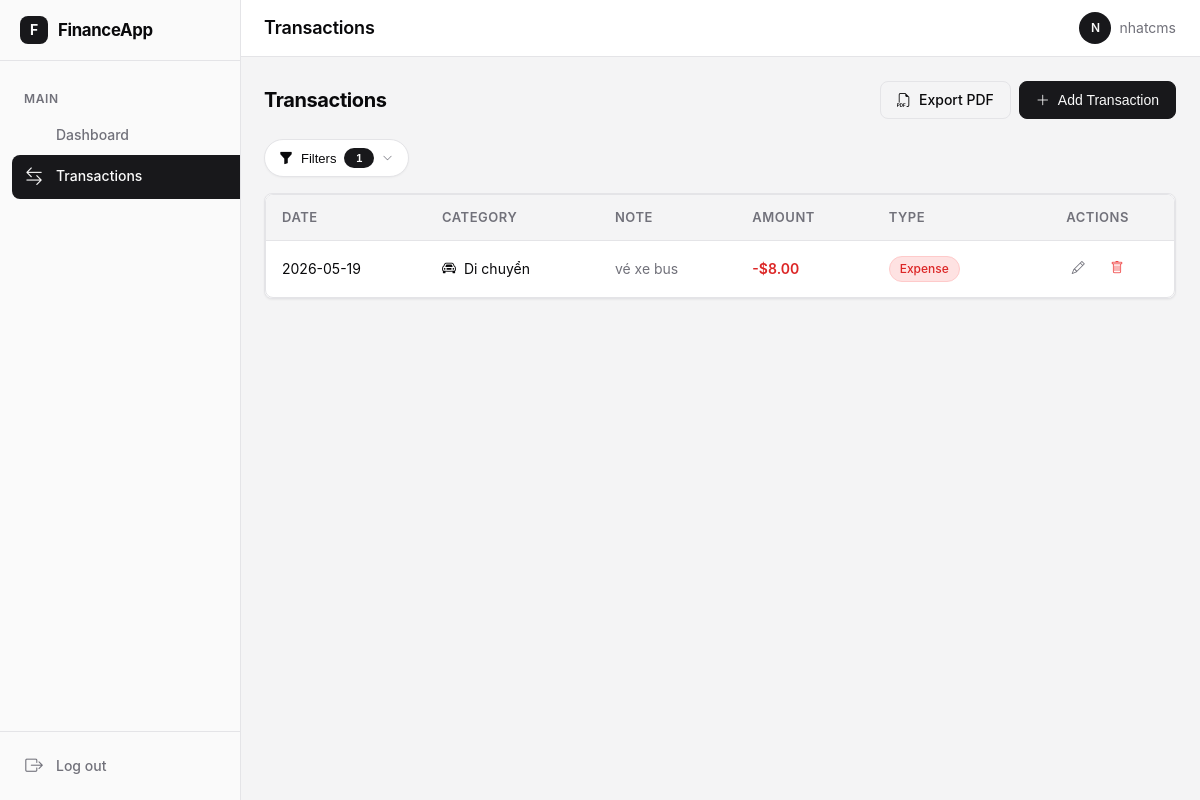
The app's page /transactions?category_id=4 (signed in) with its own data.
### models.py (models this page shows, shortened)
class User(UserMixin, db.Model):
    id = db.Column(db.Integer, primary_key=True)
    username = db.Column(db.String(64), index=True, unique=True)
    email = db.Column(db.String(120), index=True, unique=True)
    password_hash = db.Column(db.String(256))
    transactions = db.relationship('Transaction', backref='author', lazy='dynamic')

class Transaction(db.Model):
    id = db.Column(db.Integer, primary_key=True)
    user_id = db.Column(db.Integer, db.ForeignKey('user.id'))
    category_id = db.Column(db.Integer, db.ForeignKey('category.id'))
    amount = db.Column(db.Float)
    note = db.Column(db.String(200))
    date = db.Column(db.Date, index=True, default=datetime.utcnow().date)
    created_at = db.Column(db.DateTime, default=datetime.utcnow)

class Category(db.Model):
    id = db.Column(db.Integer, primary_key=True)
    name = db.Column(db.String(64))
    type = db.Column(db.String(20)) # 'Income' or 'Expense'
    icon = db.Column(db.String(64)) # Bootstrap icon name
    transactions = db.relationship('Transaction', backref='category', lazy='dynamic')

### app.py (the view)
@app.route('/transactions')
@login_required
def transactions():
    from datetime import date, timedelta
    date_from_str = request.args.get('date_from', '').strip()
    date_to_str = request.args.get('date_to', '').strip()
    type_filter = request.args.get('type', 'All')
    category_id = request.args.get('category_id', '').strip()
    amount_min_str = request.args.get('amount_min', '').strip()
    amount_max_str = request.args.get('amount_max', '').strip()
    note_search = request.args.get('note_search', '').strip()
    today = date.today()
    if date_from_str:
        date_from = datetime.strptime(date_from_str, '%Y-%m-%d').date()
    else:
        date_from = today - timedelta(days=7)
        date_from_str = date_from.strftime('%Y-%m-%d')
    if date_to_str:
        date_to = datetime.strptime(date_to_str, '%Y-%m-%d').date()
    else:
        date_to = today
        date_to_str = date_to.strftime('%Y-%m-%d')
    query = Transaction.query.filter_by(user_id=current_user.id).join(Category)
    query = query.filter(Transaction.date >= date_from, Transaction.date <= date_to)
    if type_filter in ('Income', 'Expense'):
        query = query.filter(Category.type == type_filter)
    if category_id:
        query = query.filter(Transaction.category_id == int(category_id))
    if amount_min_str:
        query = query.filter(Transaction.amount >= float(amount_min_str))
    if amount_max_str:
        query = query.filter(Transaction.amount <= float(amount_max_str))
    if note_search:
        query = query.filter(Transaction.note.ilike(f'%{note_search}%'))
    user_transactions = query.order_by(Transaction.date.desc()).all()
    categories = Category.query.all()
    return render_template('transactions.html',
                           title='Transactions',
                           transactions=user_transactions,
                           categories=categories,
                           date_from=date_from_str,
                           date_to=date_to_str,
                           type_filter=type_filter,
                           category_id=category_id,
                           amount_min=amount_min_str,
                           amount_max=amount_max_str,
                           note_search=note_search)

### models.py (called while the page is built)
@login.user_loader
def load_user(id):
    return User.query.get(int(id))

### templates/transactions.html (shortened to what this page needs)
{% extends "base.html" %}
{% block content %}
<div class="action-bar">
    <h2>Transactions</h2>
    <div class="action-bar-actions">
        <a href="{{ url_for('export_transactions_pdf') }}" class="btn btn-outline">
            <i class="bi bi-filetype-pdf"></i>
            Export PDF
        </a>
        <button type="button" class="btn btn-primary" onclick="openModal('addTransactionModal')">
            <i class="bi bi-plus-lg"></i>
            Add Transaction
        </button>
    </div>
</div>
<div class="filter-wrapper" id="chipFilterContainer">
    <button class="filter-pill" id="filterTrigger">
        <i class="bi bi-funnel-fill"></i>
        <span>Filters</span>
        <span class="filter-badge" id="filterCount">0</span>
        <i class="bi bi-chevron-down filter-chevron"></i>
    </button>
</div>
<div class="card">
    <div class="table-container">
        <table>
            <thead>
                <tr>
                    <th>Date</th>
                    <th>Category</th>
                    <th>Note</th>
                    <th>Amount</th>
                    <th>Type</th>
                    <th class="text-center">Actions</th>
                </tr>
            </thead>
            <tbody>
                {% for txn in transactions %}
                <tr>
                    <td>{{ txn.date.strftime('%Y-%m-%d') }}</td>
                    <td>
                        <span class="flex items-center gap-2">
                            <i class="bi {{ txn.category.icon }}"></i>
                            {{ txn.category.name }}
                        </span>
                    </td>
                    <td class="text-muted">{{ txn.note or '—' }}</td>
                    <td class="{% if txn.category.type == 'Income' %}amount-positive{% else %}amount-negative{% endif %}">
                        {{ '+' if txn.category.type == 'Income' else '-' }}${{ "%.2f"|format(txn.amount) }}
                    </td>
                    <td>
                        <span class="badge {% if txn.category.type == 'Income' %}badge-income{% else %}badge-expense{% endif %}">
                            {{ txn.category.type }}
                        </span>
                    </td>
                    <td class="text-center">
                        <button class="btn btn-ghost btn-sm" title="Edit" onclick="openEditModal({{ txn.id }})">
                            <i class="bi bi-pencil"></i>
                        </button>
                        <button class="btn btn-ghost btn-sm" title="Delete" style="color: var(--destructive);" onclick="confirmDelete({{ txn.id }})">
                            <i class="bi bi-trash"></i>
                        </button>
                    </td>
                </tr>
                {% endfor %}
            </tbody>
        </table>
    </div>
</div>
{% endblock %}

### templates/base.html (shortened to what this page needs)
<!DOCTYPE html>
<html lang="en">
<head>
    <link href="https://cdn.jsdelivr.net/npm/bootstrap-icons@1.11.3/font/bootstrap-icons.css" rel="stylesheet">
    <link href="{{ url_for('static', filename='css/style.css') }}" rel="stylesheet">
</head>
<body class="{% if request.endpoint in ['login', 'register'] %}auth-body{% endif %}">
<div class="app-layout">
    {% if request.endpoint not in ['login', 'register'] %}
    <aside class="sidebar" id="sidebar">
        <div class="sidebar-header">
            <div class="sidebar-logo-icon">F</div>
            <span class="sidebar-logo-text">FinanceApp</span>
        </div>
        <nav class="sidebar-nav">
            <div class="sidebar-section-label">Main</div>
            <a class="sidebar-link {% if request.endpoint == 'dashboard' %}active{% endif %}" href="{{ url_for('dashboard') }}">
                Dashboard
            </a>
            <a class="sidebar-link {% if request.endpoint == 'transactions' %}active{% endif %}" href="{{ url_for('transactions') }}">
                <i class="bi bi-arrow-left-right"></i>
                Transactions
            </a>
        </nav>
        <div class="sidebar-footer">
            <a class="sidebar-link" href="{{ url_for('logout') }}">
                <i class="bi bi-box-arrow-right"></i>
                Log out
            </a>
        </div>
    </aside>
    {% endif %}
    <main class="main-content">
        {% if request.endpoint not in ['login', 'register'] %}
        <header class="top-header">
            <div class="top-header-left">
                <h1 class="page-title">{{ title }}</h1>
            </div>
            <div class="top-header-right">
                <div class="user-badge">
                    <span class="user-avatar">{{ current_user.username[:1].upper() }}</span>
                    <span class="hidden-mobile">{{ current_user.username }}</span>
                </div>
            </div>
        </header>
        {% endif %}
        <div class="content-area {% if request.endpoint in ['login', 'register'] %}content-auth{% endif %}">
            {% block content %}{% endblock %}
        </div>
    </main>
</div>
</body>
</html>

### records on screen
User: username "N", username "nhatcms"
Transaction: date "2026-05-19", category.name "Di chuyển", note "vé xe bus", amount "8.00", category.type "Expense"
Category: type "-"

### other values on screen
{{ title }} "Transactions"
